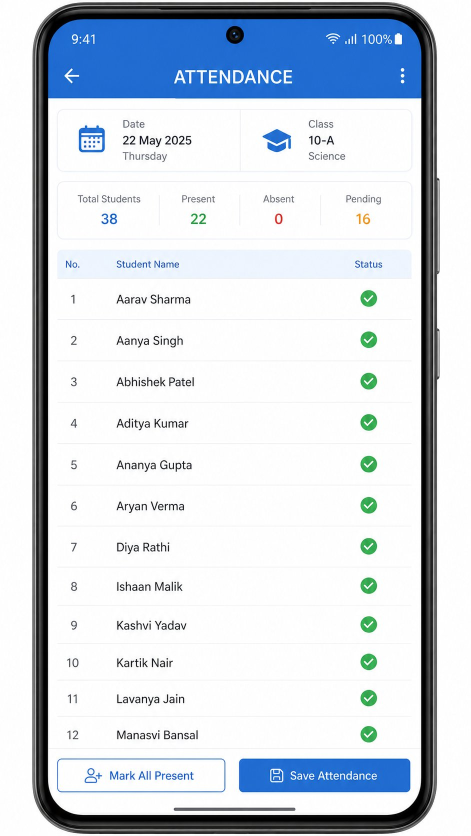
#> input picture production/ui_attendance.jpg, 941 x 1672 px (shown at 1/2 size)
$ python -i make_reel.py   (imports and definitions only)
#> lines starting #> are read from the running program, lines starting #| are printed output that depends on the picture
#> further down, picture is the input picture: shape (1672, 941, 3); mean B, G, R 226.1, 217.4, 209.8
#!/usr/bin/env python3
"""Assemble 25s 9:16 Instagram reel."""
import os, math, subprocess, numpy as np, cv2
from PIL import Image, ImageDraw, ImageFont, ImageFilter, ImageEnhance
from imageio_ffmpeg import get_ffmpeg_exe

ROOT = "/home/user/Instagram-reel-content."
PROD = os.path.join(ROOT, "production")
OUT = os.path.join(PROD, "school_app_reel.mp4")
W, H, FPS = 1080, 1920, 30
DURATION = 25.0
N = int(DURATION * FPS)
# [1 line that did not run here, left out]

REC = os.path.join(ROOT, "Video-asset/Recording 2026-09-18 232821.mp4")
HOOK = os.path.join(PROD, "avatar_hook.jpg")
CTA = os.path.join(PROD, "avatar_cta.jpg")
VO = os.path.join(PROD, "vo_full.mp3")
UI_ATT = os.path.join(PROD, "ui_attendance.jpg")
UI_FEE = os.path.join(PROD, "ui_fees.jpg")
UI_ALR = os.path.join(PROD, "ui_alerts.jpg")
UI_WEB = os.path.join(PROD, "ui_website.jpg")
UI_DASH = os.path.join(PROD, "ui_dashboard.jpg")


def load_img(path):
    im = Image.open(path).convert("RGB")
    return im


def cover(im, w=W, h=H):
#> called with w = 1080, h = 1920
    iw, ih = im.size
#> iw = 941; ih = 1672
    s = max(w / iw, h / ih)
#> s = 1.15
    nw, nh = int(iw * s) + 2, int(ih * s) + 2
#> nw = 1082; nh = 1922
    im = im.resize((nw, nh), Image.Resampling.LANCZOS)
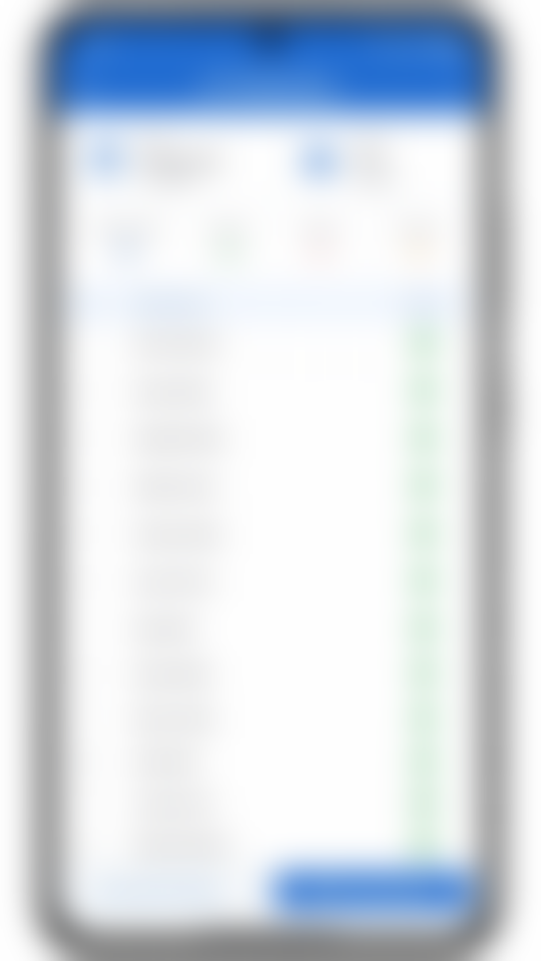
#> im: PIL image 1082x1922 RGB (shown at 1/2 size); mean R, G, B 211, 218.6, 227.2
    l = (nw - w) // 2
#> l = 1
    t = (nh - h) // 2
#> t = 1
    return im.crop((l, t, l + w, t + h))


# [14 lines left out: function kenburns, not called in this run]


def landscape_cover(frame_bgr, zoom=1.0, panx=0.0):
    """Fit landscape UI into 9:16 with blurred fill."""
    rgb = cv2.cvtColor(frame_bgr, cv2.COLOR_BGR2RGB)
    im = Image.fromarray(rgb)
    bg = cover(im.filter(ImageFilter.GaussianBlur(28)))
    bg = ImageEnhance.Brightness(bg).enhance(0.45)
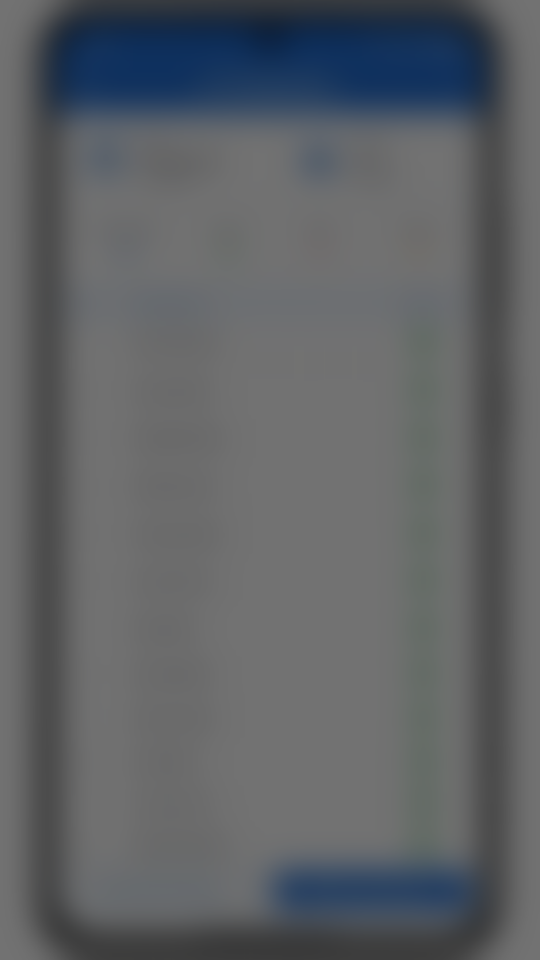
#> bg: PIL image 1080x1920 RGB (shown at 1/2 size); mean R, G, B 94.5, 97.9, 101.8
    # letterbox UI as wide card
    iw, ih = im.size
#> iw = 941; ih = 1672
    target_w = int(W * 0.96)
    target_h = int(target_w * ih / iw)
#> target_h = 1840
    ui = im.resize((target_w, target_h), Image.Resampling.LANCZOS)
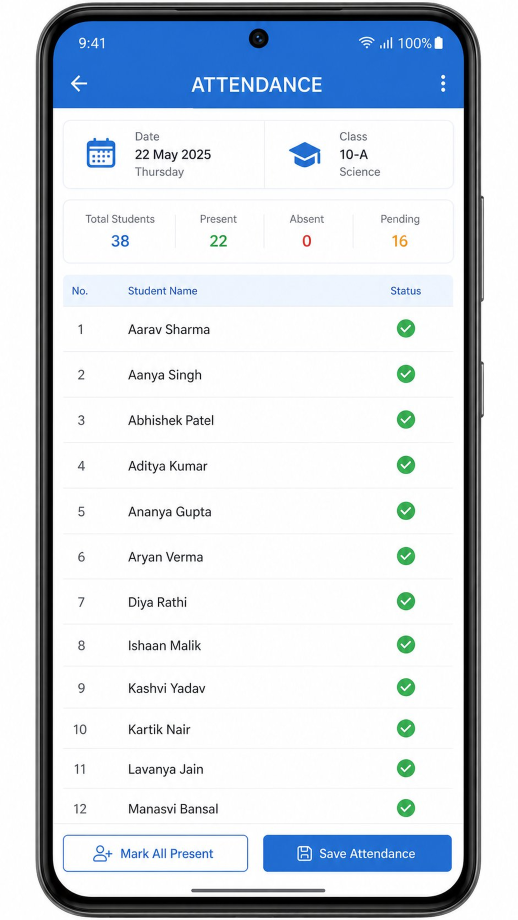
#> ui: PIL image 1036x1840 RGB (shown at 1/2 size); mean R, G, B 209.8, 217.4, 226
    # zoom crop on UI
    if zoom > 1.0:
        zw, zh = int(target_w / zoom), int(target_h / zoom)
        cx = int((target_w - zw) / 2 + panx)
        cy = (target_h - zh) // 2
        cx = max(0, min(cx, target_w - zw))
        ui = ui.crop((cx, cy, cx + zw, cy + zh)).resize((target_w, int(target_w * ih / iw)), Image.Resampling.LANCZOS)
        target_h = ui.size[1]
    y = (H - target_h) // 2
#> y = 40
    y = max(180, min(y, H - target_h - 220))
#> y = 180
    bg.paste(ui, ((W - ui.size[0]) // 2, y))
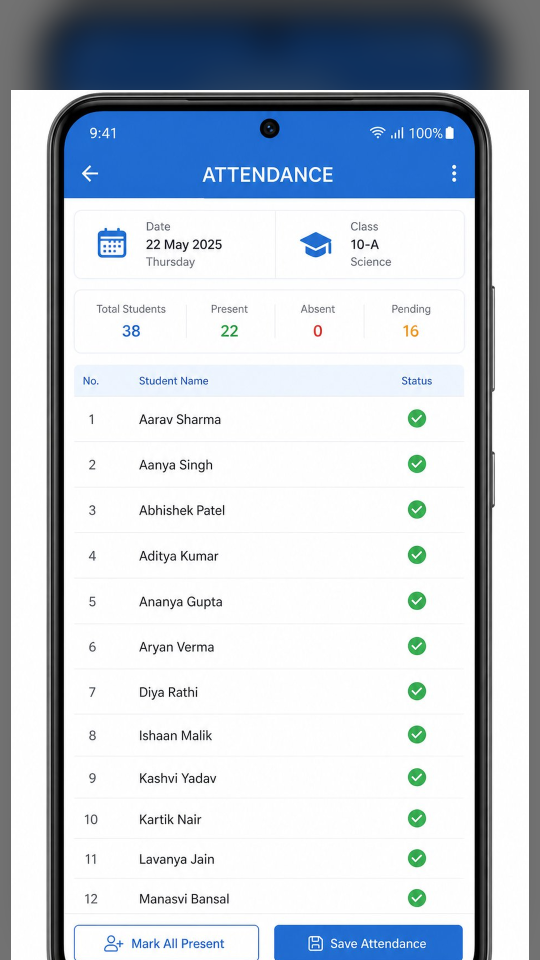
#> bg: PIL image 1080x1920 RGB (shown at 1/2 size); mean R, G, B 192.4, 201, 211.2
    return bg


# [40 lines left out: functions rec_frame, font, overlay_label, not called in this run]


def overlay_cta(im):
    return overlay_label(im, "LINK IN CAPTION  ⬇", 1.0)


def phone_frame_still(path, t, dur, zoom_from=1.0, zoom_to=1.08):
    im = load_img(path)
    return kenburns(im, t, dur, zoom_from, zoom_to, pan=(0, 12))


def ease(p):
    return 0.5 - 0.5 * math.cos(math.pi * min(max(p, 0), 1))


# [132 lines left out: function main, not called in this run]


# [2 lines not run here, left out]

>>> import cv2
>>> picture = cv2.imread('ui_attendance.jpg')
>>> result = landscape_cover(picture)
